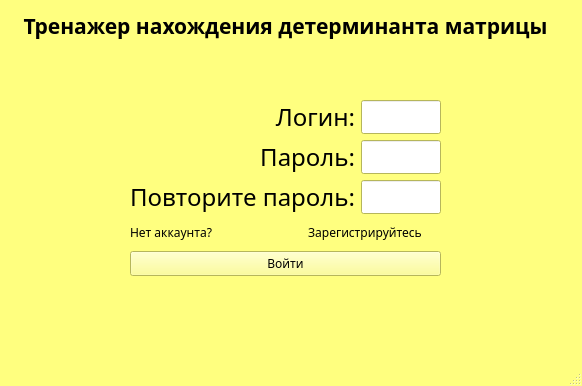
<?xml version="1.0" encoding="UTF-8"?>
<ui version="4.0">
 <class>AuthWindow</class>
 <widget class="QMainWindow" name="AuthWindow">
  <property name="geometry">
   <rect>
    <x>0</x>
    <y>0</y>
    <width>582</width>
    <height>386</height>
   </rect>
  </property>
  <property name="palette">
   <palette>
    <active>
     <colorrole role="WindowText">
      <brush brushstyle="SolidPattern">
       <color alpha="255">
        <red>0</red>
        <green>0</green>
        <blue>0</blue>
       </color>
      </brush>
     </colorrole>
     <colorrole role="Button">
      <brush brushstyle="SolidPattern">
       <color alpha="255">
        <red>255</red>
        <green>255</green>
        <blue>127</blue>
       </color>
      </brush>
     </colorrole>
     <colorrole role="Light">
      <brush brushstyle="SolidPattern">
       <color alpha="255">
        <red>255</red>
        <green>255</green>
        <blue>254</blue>
       </color>
      </brush>
     </colorrole>
     <colorrole role="Midlight">
      <brush brushstyle="SolidPattern">
       <color alpha="255">
        <red>255</red>
        <green>255</green>
        <blue>190</blue>
       </color>
      </brush>
     </colorrole>
     <colorrole role="Dark">
      <brush brushstyle="SolidPattern">
       <color alpha="255">
        <red>127</red>
        <green>127</green>
        <blue>63</blue>
       </color>
      </brush>
     </colorrole>
     <colorrole role="Mid">
      <brush brushstyle="SolidPattern">
       <color alpha="255">
        <red>170</red>
        <green>170</green>
        <blue>85</blue>
       </color>
      </brush>
     </colorrole>
     <colorrole role="Text">
      <brush brushstyle="SolidPattern">
       <color alpha="255">
        <red>0</red>
        <green>0</green>
        <blue>0</blue>
       </color>
      </brush>
     </colorrole>
     <colorrole role="BrightText">
      <brush brushstyle="SolidPattern">
       <color alpha="255">
        <red>255</red>
        <green>255</green>
        <blue>255</blue>
       </color>
      </brush>
     </colorrole>
     <colorrole role="ButtonText">
      <brush brushstyle="SolidPattern">
       <color alpha="255">
        <red>0</red>
        <green>0</green>
        <blue>0</blue>
       </color>
      </brush>
     </colorrole>
     <colorrole role="Base">
      <brush brushstyle="SolidPattern">
       <color alpha="255">
        <red>255</red>
        <green>255</green>
        <blue>255</blue>
       </color>
      </brush>
     </colorrole>
     <colorrole role="Window">
      <brush brushstyle="SolidPattern">
       <color alpha="255">
        <red>255</red>
        <green>255</green>
        <blue>127</blue>
       </color>
      </brush>
     </colorrole>
     <colorrole role="Shadow">
      <brush brushstyle="SolidPattern">
       <color alpha="255">
        <red>0</red>
        <green>0</green>
        <blue>0</blue>
       </color>
      </brush>
     </colorrole>
     <colorrole role="AlternateBase">
      <brush brushstyle="SolidPattern">
       <color alpha="255">
        <red>255</red>
        <green>255</green>
        <blue>191</blue>
       </color>
      </brush>
     </colorrole>
     <colorrole role="ToolTipBase">
      <brush brushstyle="SolidPattern">
       <color alpha="255">
        <red>255</red>
        <green>255</green>
        <blue>220</blue>
       </color>
      </brush>
     </colorrole>
     <colorrole role="ToolTipText">
      <brush brushstyle="SolidPattern">
       <color alpha="255">
        <red>0</red>
        <green>0</green>
        <blue>0</blue>
       </color>
      </brush>
     </colorrole>
     <colorrole role="PlaceholderText">
      <brush brushstyle="SolidPattern">
       <color alpha="127">
        <red>0</red>
        <green>0</green>
        <blue>0</blue>
       </color>
      </brush>
     </colorrole>
    </active>
    <inactive>
     <colorrole role="WindowText">
      <brush brushstyle="SolidPattern">
       <color alpha="255">
        <red>0</red>
        <green>0</green>
        <blue>0</blue>
       </color>
      </brush>
     </colorrole>
     <colorrole role="Button">
      <brush brushstyle="SolidPattern">
       <color alpha="255">
        <red>255</red>
        <green>255</green>
        <blue>127</blue>
       </color>
      </brush>
     </colorrole>
     <colorrole role="Light">
      <brush brushstyle="SolidPattern">
       <color alpha="255">
        <red>255</red>
        <green>255</green>
        <blue>254</blue>
       </color>
      </brush>
     </colorrole>
     <colorrole role="Midlight">
      <brush brushstyle="SolidPattern">
       <color alpha="255">
        <red>255</red>
        <green>255</green>
        <blue>190</blue>
       </color>
      </brush>
     </colorrole>
     <colorrole role="Dark">
      <brush brushstyle="SolidPattern">
       <color alpha="255">
        <red>127</red>
        <green>127</green>
        <blue>63</blue>
       </color>
      </brush>
     </colorrole>
     <colorrole role="Mid">
      <brush brushstyle="SolidPattern">
       <color alpha="255">
        <red>170</red>
        <green>170</green>
        <blue>85</blue>
       </color>
      </brush>
     </colorrole>
     <colorrole role="Text">
      <brush brushstyle="SolidPattern">
       <color alpha="255">
        <red>0</red>
        <green>0</green>
        <blue>0</blue>
       </color>
      </brush>
     </colorrole>
     <colorrole role="BrightText">
      <brush brushstyle="SolidPattern">
       <color alpha="255">
        <red>255</red>
        <green>255</green>
        <blue>255</blue>
       </color>
      </brush>
     </colorrole>
     <colorrole role="ButtonText">
      <brush brushstyle="SolidPattern">
       <color alpha="255">
        <red>0</red>
        <green>0</green>
        <blue>0</blue>
       </color>
      </brush>
     </colorrole>
     <colorrole role="Base">
      <brush brushstyle="SolidPattern">
       <color alpha="255">
        <red>255</red>
        <green>255</green>
        <blue>255</blue>
       </color>
      </brush>
     </colorrole>
     <colorrole role="Window">
      <brush brushstyle="SolidPattern">
       <color alpha="255">
        <red>255</red>
        <green>255</green>
        <blue>127</blue>
       </color>
      </brush>
     </colorrole>
     <colorrole role="Shadow">
      <brush brushstyle="SolidPattern">
       <color alpha="255">
        <red>0</red>
        <green>0</green>
        <blue>0</blue>
       </color>
      </brush>
     </colorrole>
     <colorrole role="AlternateBase">
      <brush brushstyle="SolidPattern">
       <color alpha="255">
        <red>255</red>
        <green>255</green>
        <blue>191</blue>
       </color>
      </brush>
     </colorrole>
     <colorrole role="ToolTipBase">
      <brush brushstyle="SolidPattern">
       <color alpha="255">
        <red>255</red>
        <green>255</green>
        <blue>220</blue>
       </color>
      </brush>
     </colorrole>
     <colorrole role="ToolTipText">
      <brush brushstyle="SolidPattern">
       <color alpha="255">
        <red>0</red>
        <green>0</green>
        <blue>0</blue>
       </color>
      </brush>
     </colorrole>
     <colorrole role="PlaceholderText">
      <brush brushstyle="SolidPattern">
       <color alpha="127">
        <red>0</red>
        <green>0</green>
        <blue>0</blue>
       </color>
      </brush>
     </colorrole>
    </inactive>
    <disabled>
     <colorrole role="WindowText">
      <brush brushstyle="SolidPattern">
       <color alpha="255">
        <red>127</red>
        <green>127</green>
        <blue>63</blue>
       </color>
      </brush>
     </colorrole>
     <colorrole role="Button">
      <brush brushstyle="SolidPattern">
       <color alpha="255">
        <red>255</red>
        <green>255</green>
        <blue>127</blue>
       </color>
      </brush>
     </colorrole>
     <colorrole role="Light">
      <brush brushstyle="SolidPattern">
       <color alpha="255">
        <red>255</red>
        <green>255</green>
        <blue>254</blue>
       </color>
      </brush>
     </colorrole>
     <colorrole role="Midlight">
      <brush brushstyle="SolidPattern">
       <color alpha="255">
        <red>255</red>
        <green>255</green>
        <blue>190</blue>
       </color>
      </brush>
     </colorrole>
     <colorrole role="Dark">
      <brush brushstyle="SolidPattern">
       <color alpha="255">
        <red>127</red>
        <green>127</green>
        <blue>63</blue>
       </color>
      </brush>
     </colorrole>
     <colorrole role="Mid">
      <brush brushstyle="SolidPattern">
       <color alpha="255">
        <red>170</red>
        <green>170</green>
        <blue>85</blue>
       </color>
      </brush>
     </colorrole>
     <colorrole role="Text">
      <brush brushstyle="SolidPattern">
       <color alpha="255">
        <red>127</red>
        <green>127</green>
        <blue>63</blue>
       </color>
      </brush>
     </colorrole>
     <colorrole role="BrightText">
      <brush brushstyle="SolidPattern">
       <color alpha="255">
        <red>255</red>
        <green>255</green>
        <blue>255</blue>
       </color>
      </brush>
     </colorrole>
     <colorrole role="ButtonText">
      <brush brushstyle="SolidPattern">
       <color alpha="255">
        <red>127</red>
        <green>127</green>
        <blue>63</blue>
       </color>
      </brush>
     </colorrole>
     <colorrole role="Base">
      <brush brushstyle="SolidPattern">
       <color alpha="255">
        <red>255</red>
        <green>255</green>
        <blue>127</blue>
       </color>
      </brush>
     </colorrole>
     <colorrole role="Window">
      <brush brushstyle="SolidPattern">
       <color alpha="255">
        <red>255</red>
        <green>255</green>
        <blue>127</blue>
       </color>
      </brush>
     </colorrole>
     <colorrole role="Shadow">
      <brush brushstyle="SolidPattern">
       <color alpha="255">
        <red>0</red>
        <green>0</green>
        <blue>0</blue>
       </color>
      </brush>
     </colorrole>
     <colorrole role="AlternateBase">
      <brush brushstyle="SolidPattern">
       <color alpha="255">
        <red>255</red>
        <green>255</green>
        <blue>127</blue>
       </color>
      </brush>
     </colorrole>
     <colorrole role="ToolTipBase">
      <brush brushstyle="SolidPattern">
       <color alpha="255">
        <red>255</red>
        <green>255</green>
        <blue>220</blue>
       </color>
      </brush>
     </colorrole>
     <colorrole role="ToolTipText">
      <brush brushstyle="SolidPattern">
       <color alpha="255">
        <red>0</red>
        <green>0</green>
        <blue>0</blue>
       </color>
      </brush>
     </colorrole>
     <colorrole role="PlaceholderText">
      <brush brushstyle="SolidPattern">
       <color alpha="127">
        <red>127</red>
        <green>127</green>
        <blue>63</blue>
       </color>
      </brush>
     </colorrole>
    </disabled>
   </palette>
  </property>
  <property name="font">
   <font>
    <family>Agency FB</family>
   </font>
  </property>
  <property name="windowTitle">
   <string>Авторизация</string>
  </property>
  <widget class="QWidget" name="centralwidget">
   <widget class="QLabel" name="label">
    <property name="geometry">
     <rect>
      <x>0</x>
      <y>0</y>
      <width>571</width>
      <height>51</height>
     </rect>
    </property>
    <property name="palette">
     <palette>
      <active>
       <colorrole role="WindowText">
        <brush brushstyle="SolidPattern">
         <color alpha="255">
          <red>0</red>
          <green>0</green>
          <blue>0</blue>
         </color>
        </brush>
       </colorrole>
       <colorrole role="Button">
        <brush brushstyle="SolidPattern">
         <color alpha="255">
          <red>170</red>
          <green>170</green>
          <blue>255</blue>
         </color>
        </brush>
       </colorrole>
       <colorrole role="Light">
        <brush brushstyle="SolidPattern">
         <color alpha="255">
          <red>255</red>
          <green>255</green>
          <blue>255</blue>
         </color>
        </brush>
       </colorrole>
       <colorrole role="Midlight">
        <brush brushstyle="SolidPattern">
         <color alpha="255">
          <red>212</red>
          <green>212</green>
          <blue>255</blue>
         </color>
        </brush>
       </colorrole>
       <colorrole role="Dark">
        <brush brushstyle="SolidPattern">
         <color alpha="255">
          <red>85</red>
          <green>85</green>
          <blue>127</blue>
         </color>
        </brush>
       </colorrole>
       <colorrole role="Mid">
        <brush brushstyle="SolidPattern">
         <color alpha="255">
          <red>113</red>
          <green>113</green>
          <blue>170</blue>
         </color>
        </brush>
       </colorrole>
       <colorrole role="Text">
        <brush brushstyle="SolidPattern">
         <color alpha="255">
          <red>0</red>
          <green>0</green>
          <blue>0</blue>
         </color>
        </brush>
       </colorrole>
       <colorrole role="BrightText">
        <brush brushstyle="SolidPattern">
         <color alpha="255">
          <red>255</red>
          <green>255</green>
          <blue>255</blue>
         </color>
        </brush>
       </colorrole>
       <colorrole role="ButtonText">
        <brush brushstyle="SolidPattern">
         <color alpha="255">
          <red>0</red>
          <green>0</green>
          <blue>0</blue>
         </color>
        </brush>
       </colorrole>
       <colorrole role="Base">
        <brush brushstyle="SolidPattern">
         <color alpha="255">
          <red>255</red>
          <green>255</green>
          <blue>255</blue>
         </color>
        </brush>
       </colorrole>
       <colorrole role="Window">
        <brush brushstyle="SolidPattern">
         <color alpha="255">
          <red>170</red>
          <green>170</green>
          <blue>255</blue>
         </color>
        </brush>
       </colorrole>
       <colorrole role="Shadow">
        <brush brushstyle="SolidPattern">
         <color alpha="255">
          <red>0</red>
          <green>0</green>
          <blue>0</blue>
         </color>
        </brush>
       </colorrole>
       <colorrole role="AlternateBase">
        <brush brushstyle="SolidPattern">
         <color alpha="255">
          <red>212</red>
          <green>212</green>
          <blue>255</blue>
         </color>
        </brush>
       </colorrole>
       <colorrole role="ToolTipBase">
        <brush brushstyle="SolidPattern">
         <color alpha="255">
          <red>255</red>
          <green>255</green>
          <blue>220</blue>
         </color>
        </brush>
       </colorrole>
       <colorrole role="ToolTipText">
        <brush brushstyle="SolidPattern">
         <color alpha="255">
          <red>0</red>
          <green>0</green>
          <blue>0</blue>
         </color>
        </brush>
       </colorrole>
       <colorrole role="PlaceholderText">
        <brush brushstyle="SolidPattern">
         <color alpha="127">
          <red>0</red>
          <green>0</green>
          <blue>0</blue>
         </color>
        </brush>
       </colorrole>
      </active>
      <inactive>
       <colorrole role="WindowText">
        <brush brushstyle="SolidPattern">
         <color alpha="255">
          <red>0</red>
          <green>0</green>
          <blue>0</blue>
         </color>
        </brush>
       </colorrole>
       <colorrole role="Button">
        <brush brushstyle="SolidPattern">
         <color alpha="255">
          <red>170</red>
          <green>170</green>
          <blue>255</blue>
         </color>
        </brush>
       </colorrole>
       <colorrole role="Light">
        <brush brushstyle="SolidPattern">
         <color alpha="255">
          <red>255</red>
          <green>255</green>
          <blue>255</blue>
         </color>
        </brush>
       </colorrole>
       <colorrole role="Midlight">
        <brush brushstyle="SolidPattern">
         <color alpha="255">
          <red>212</red>
          <green>212</green>
          <blue>255</blue>
         </color>
        </brush>
       </colorrole>
       <colorrole role="Dark">
        <brush brushstyle="SolidPattern">
         <color alpha="255">
          <red>85</red>
          <green>85</green>
          <blue>127</blue>
         </color>
        </brush>
       </colorrole>
       <colorrole role="Mid">
        <brush brushstyle="SolidPattern">
         <color alpha="255">
          <red>113</red>
          <green>113</green>
          <blue>170</blue>
         </color>
        </brush>
       </colorrole>
       <colorrole role="Text">
        <brush brushstyle="SolidPattern">
         <color alpha="255">
          <red>0</red>
          <green>0</green>
          <blue>0</blue>
         </color>
        </brush>
       </colorrole>
       <colorrole role="BrightText">
        <brush brushstyle="SolidPattern">
         <color alpha="255">
          <red>255</red>
          <green>255</green>
          <blue>255</blue>
         </color>
        </brush>
       </colorrole>
       <colorrole role="ButtonText">
        <brush brushstyle="SolidPattern">
         <color alpha="255">
          <red>0</red>
          <green>0</green>
          <blue>0</blue>
         </color>
        </brush>
       </colorrole>
       <colorrole role="Base">
        <brush brushstyle="SolidPattern">
         <color alpha="255">
          <red>255</red>
          <green>255</green>
          <blue>255</blue>
         </color>
        </brush>
       </colorrole>
       <colorrole role="Window">
        <brush brushstyle="SolidPattern">
         <color alpha="255">
          <red>170</red>
          <green>170</green>
          <blue>255</blue>
         </color>
        </brush>
       </colorrole>
       <colorrole role="Shadow">
        <brush brushstyle="SolidPattern">
         <color alpha="255">
          <red>0</red>
          <green>0</green>
          <blue>0</blue>
         </color>
        </brush>
       </colorrole>
       <colorrole role="AlternateBase">
        <brush brushstyle="SolidPattern">
         <color alpha="255">
          <red>212</red>
          <green>212</green>
          <blue>255</blue>
         </color>
        </brush>
       </colorrole>
       <colorrole role="ToolTipBase">
        <brush brushstyle="SolidPattern">
         <color alpha="255">
          <red>255</red>
          <green>255</green>
          <blue>220</blue>
         </color>
        </brush>
       </colorrole>
       <colorrole role="ToolTipText">
        <brush brushstyle="SolidPattern">
         <color alpha="255">
          <red>0</red>
          <green>0</green>
          <blue>0</blue>
         </color>
        </brush>
       </colorrole>
       <colorrole role="PlaceholderText">
        <brush brushstyle="SolidPattern">
         <color alpha="127">
          <red>0</red>
          <green>0</green>
          <blue>0</blue>
         </color>
        </brush>
       </colorrole>
      </inactive>
      <disabled>
       <colorrole role="WindowText">
        <brush brushstyle="SolidPattern">
         <color alpha="255">
          <red>85</red>
          <green>85</green>
          <blue>127</blue>
         </color>
        </brush>
       </colorrole>
       <colorrole role="Button">
        <brush brushstyle="SolidPattern">
         <color alpha="255">
          <red>170</red>
          <green>170</green>
          <blue>255</blue>
         </color>
        </brush>
       </colorrole>
       <colorrole role="Light">
        <brush brushstyle="SolidPattern">
         <color alpha="255">
          <red>255</red>
          <green>255</green>
          <blue>255</blue>
         </color>
        </brush>
       </colorrole>
       <colorrole role="Midlight">
        <brush brushstyle="SolidPattern">
         <color alpha="255">
          <red>212</red>
          <green>212</green>
          <blue>255</blue>
         </color>
        </brush>
       </colorrole>
       <colorrole role="Dark">
        <brush brushstyle="SolidPattern">
         <color alpha="255">
          <red>85</red>
          <green>85</green>
          <blue>127</blue>
         </color>
        </brush>
       </colorrole>
       <colorrole role="Mid">
        <brush brushstyle="SolidPattern">
         <color alpha="255">
          <red>113</red>
          <green>113</green>
          <blue>170</blue>
         </color>
        </brush>
       </colorrole>
       <colorrole role="Text">
        <brush brushstyle="SolidPattern">
         <color alpha="255">
          <red>85</red>
          <green>85</green>
          <blue>127</blue>
         </color>
        </brush>
       </colorrole>
       <colorrole role="BrightText">
        <brush brushstyle="SolidPattern">
         <color alpha="255">
          <red>255</red>
          <green>255</green>
          <blue>255</blue>
         </color>
        </brush>
       </colorrole>
       <colorrole role="ButtonText">
        <brush brushstyle="SolidPattern">
         <color alpha="255">
          <red>85</red>
          <green>85</green>
          <blue>127</blue>
         </color>
        </brush>
       </colorrole>
       <colorrole role="Base">
        <brush brushstyle="SolidPattern">
         <color alpha="255">
          <red>170</red>
          <green>170</green>
          <blue>255</blue>
         </color>
        </brush>
       </colorrole>
       <colorrole role="Window">
        <brush brushstyle="SolidPattern">
         <color alpha="255">
          <red>170</red>
          <green>170</green>
          <blue>255</blue>
         </color>
        </brush>
       </colorrole>
       <colorrole role="Shadow">
        <brush brushstyle="SolidPattern">
         <color alpha="255">
          <red>0</red>
          <green>0</green>
          <blue>0</blue>
         </color>
        </brush>
       </colorrole>
       <colorrole role="AlternateBase">
        <brush brushstyle="SolidPattern">
         <color alpha="255">
          <red>170</red>
          <green>170</green>
          <blue>255</blue>
         </color>
        </brush>
       </colorrole>
       <colorrole role="ToolTipBase">
        <brush brushstyle="SolidPattern">
         <color alpha="255">
          <red>255</red>
          <green>255</green>
          <blue>220</blue>
         </color>
        </brush>
       </colorrole>
       <colorrole role="ToolTipText">
        <brush brushstyle="SolidPattern">
         <color alpha="255">
          <red>0</red>
          <green>0</green>
          <blue>0</blue>
         </color>
        </brush>
       </colorrole>
       <colorrole role="PlaceholderText">
        <brush brushstyle="SolidPattern">
         <color alpha="127">
          <red>85</red>
          <green>85</green>
          <blue>127</blue>
         </color>
        </brush>
       </colorrole>
      </disabled>
     </palette>
    </property>
    <property name="font">
     <font>
      <family>Agency FB</family>
      <pointsize>16</pointsize>
      <bold>true</bold>
     </font>
    </property>
    <property name="text">
     <string>Тренажер нахождения детерминанта матрицы</string>
    </property>
    <property name="alignment">
     <set>Qt::AlignCenter</set>
    </property>
   </widget>
   <widget class="QWidget" name="layoutWidget">
    <property name="geometry">
     <rect>
      <x>130</x>
      <y>100</y>
      <width>311</width>
      <height>176</height>
     </rect>
    </property>
    <layout class="QVBoxLayout" name="verticalLayout_3">
     <item>
      <widget class="QSplitter" name="splitter">
       <property name="orientation">
        <enum>Qt::Horizontal</enum>
       </property>
       <widget class="QWidget" name="layoutWidget">
        <layout class="QHBoxLayout" name="LoginPasswordLayout">
         <item>
          <layout class="QVBoxLayout" name="verticalLayout_2">
           <item>
            <widget class="QLabel" name="LoginLabel">
             <property name="font">
              <font>
               <family>Agency FB</family>
               <pointsize>18</pointsize>
              </font>
             </property>
             <property name="text">
              <string>Логин:</string>
             </property>
             <property name="alignment">
              <set>Qt::AlignRight|Qt::AlignTrailing|Qt::AlignVCenter</set>
             </property>
            </widget>
           </item>
           <item>
            <widget class="QLabel" name="PasswordLabel">
             <property name="font">
              <font>
               <family>Agency FB</family>
               <pointsize>18</pointsize>
              </font>
             </property>
             <property name="text">
              <string>Пароль:</string>
             </property>
             <property name="alignment">
              <set>Qt::AlignRight|Qt::AlignTrailing|Qt::AlignVCenter</set>
             </property>
            </widget>
           </item>
           <item>
            <widget class="QLabel" name="passwordLabel_2">
             <property name="font">
              <font>
               <family>Agency FB</family>
               <pointsize>18</pointsize>
              </font>
             </property>
             <property name="text">
              <string>Повторите пароль:</string>
             </property>
             <property name="alignment">
              <set>Qt::AlignRight|Qt::AlignTrailing|Qt::AlignVCenter</set>
             </property>
            </widget>
           </item>
          </layout>
         </item>
         <item>
          <layout class="QVBoxLayout" name="verticalLayout">
           <item>
            <widget class="QLineEdit" name="LoginTextEdit">
             <property name="maximumSize">
              <size>
               <width>16777215</width>
               <height>35</height>
              </size>
             </property>
            </widget>
           </item>
           <item>
            <widget class="QLineEdit" name="PasswordTextEdit">
             <property name="maximumSize">
              <size>
               <width>16777215</width>
               <height>35</height>
              </size>
             </property>
            </widget>
           </item>
           <item>
            <layout class="QHBoxLayout" name="horizontalLayout">
             <item>
              <widget class="QLineEdit" name="passwordTextEdit_2">
               <property name="maximumSize">
                <size>
                 <width>16777215</width>
                 <height>35</height>
                </size>
               </property>
              </widget>
             </item>
            </layout>
           </item>
          </layout>
         </item>
        </layout>
       </widget>
      </widget>
     </item>
     <item>
      <layout class="QHBoxLayout" name="horizontalLayout_2">
       <item>
        <widget class="QLabel" name="ChangeModeLabel">
         <property name="font">
          <font>
           <family>Agency FB</family>
          </font>
         </property>
         <property name="text">
          <string>Нет аккаунта? </string>
         </property>
        </widget>
       </item>
       <item>
        <widget class="QPushButton" name="ChangeModeButton">
         <property name="font">
          <font>
           <family>Agency FB</family>
          </font>
         </property>
         <property name="styleSheet">
          <string notr="true">color: rgb(0, 0, 0);</string>
         </property>
         <property name="text">
          <string>Зарегистрируйтесь</string>
         </property>
         <property name="icon">
          <iconset theme="computer">
           <normaloff>.</normaloff>.</iconset>
         </property>
         <property name="flat">
          <bool>true</bool>
         </property>
        </widget>
       </item>
      </layout>
     </item>
     <item>
      <widget class="QPushButton" name="pushButton">
       <property name="font">
        <font>
         <family>Agency FB</family>
        </font>
       </property>
       <property name="text">
        <string>Войти</string>
       </property>
      </widget>
     </item>
    </layout>
   </widget>
  </widget>
  <widget class="QMenuBar" name="menubar">
   <property name="geometry">
    <rect>
     <x>0</x>
     <y>0</y>
     <width>582</width>
     <height>19</height>
    </rect>
   </property>
  </widget>
  <widget class="QStatusBar" name="statusbar"/>
 </widget>
 <resources/>
 <connections/>
</ui>
